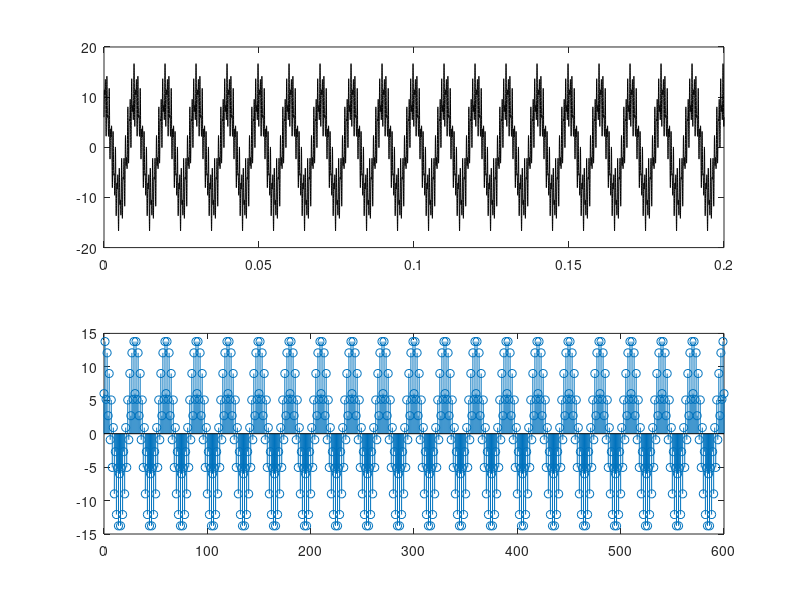

MATLAB code for this plot:

%snaga

Tmax = 0.2;
fk = [100 1500 2500];
Ak = [10 4 3];
tk = 0 : 0.00001: Tmax;
Xk = Ak(1) * cos( 2 * pi* fk(1) * tk) - Ak(2) * cos( 2 * pi* fk(2) * tk) + Ak(3) * sin( 2 * pi* fk(3) * tk) ;
figure
subplot(2, 1, 1), plot(tk, Xk, 'k')
Pk = Ak.*Ak / 2
Ptotal = sum(Pk)
Pperc = Pk / Ptotal
fmax = 1500
fs = 2 * fmax
Ts = 1 / fs;
td = 0: Ts : Tmax
Xd = Ak(1) * cos( 2 * pi* fk(1) * td) - Ak(2) * cos( 2 * pi* fk(2) * td)
subplot (2, 1, 2), stem (0 : length(td) - 1, Xd)
